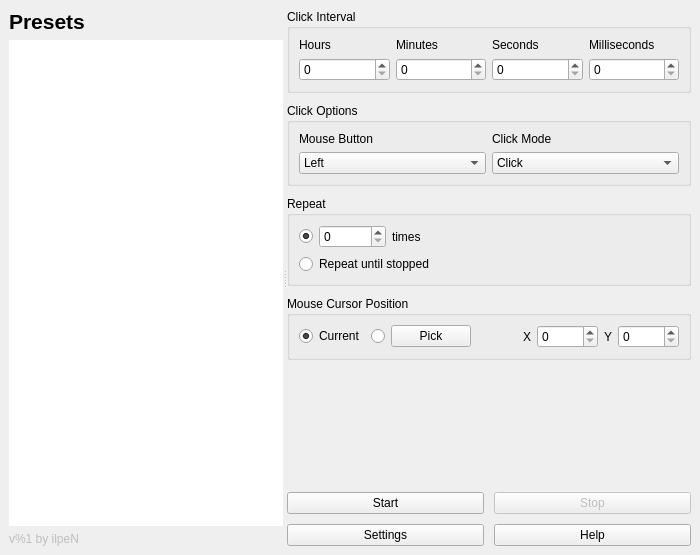
<?xml version="1.0" encoding="UTF-8"?>
<ui version="4.0">
 <class>MainWindow</class>
 <widget class="QMainWindow" name="MainWindow">
  <property name="geometry">
   <rect>
    <x>0</x>
    <y>0</y>
    <width>700</width>
    <height>555</height>
   </rect>
  </property>
  <property name="windowTitle">
   <string>Simple Clicker</string>
  </property>
  <property name="windowIcon">
   <iconset resource="resources.qrc">
    <normaloff>:/icons/app.png</normaloff>:/icons/app.png</iconset>
  </property>
  <widget class="QWidget" name="centralwidget">
   <layout class="QVBoxLayout" name="verticalLayout">
    <item>
     <widget class="QSplitter" name="mainPanel">
      <property name="orientation">
       <enum>Qt::Orientation::Horizontal</enum>
      </property>
      <property name="childrenCollapsible">
       <bool>false</bool>
      </property>

      <!-- LEFT PANEL -->
      <widget class="QWidget" name="leftPanelWidget" native="true">
       <property name="minimumSize">
        <size>
         <width>160</width>
         <height>0</height>
        </size>
       </property>
       <layout class="QVBoxLayout" name="leftPanel" stretch="0,0,0">
        <property name="sizeConstraint">
         <enum>QLayout::SizeConstraint::SetDefaultConstraint</enum>
        </property>
        <item>
         <layout class="QHBoxLayout" name="horizontalLayout">
          <item>
           <widget class="QLabel" name="presetsLabel">
            <property name="font">
             <font>
              <pointsize>16</pointsize>
              <bold>true</bold>
             </font>
            </property>
            <property name="text">
             <string>Presets</string>
            </property>
           </widget>
          </item>
          <item>
           <widget class="QPushButton" name="addPresetBtn">
            <property name="sizePolicy">
             <sizepolicy hsizetype="Minimum" vsizetype="Fixed">
              <horstretch>0</horstretch>
              <verstretch>0</verstretch>
             </sizepolicy>
            </property>
            <property name="maximumSize">
             <size>
              <width>32</width>
              <height>32</height>
             </size>
            </property>
            <property name="toolTip">
             <string>Create a new preset</string>
            </property>
            <property name="text">
             <string/>
            </property>
            <property name="icon">
             <iconset resource="resources.qrc">
              <normaloff>:/icons/add.svg</normaloff>:/icons/add.svg</iconset>
            </property>
            <property name="iconSize">
             <size>
              <width>22</width>
              <height>22</height>
             </size>
            </property>
            <property name="flat">
             <bool>true</bool>
            </property>
           </widget>
          </item>
         </layout>
        </item>
        <item>
         <widget class="QListWidget" name="presetsList">
          <property name="sizePolicy">
           <sizepolicy hsizetype="Expanding" vsizetype="Expanding">
            <horstretch>0</horstretch>
            <verstretch>0</verstretch>
           </sizepolicy>
          </property>
          <property name="frameShape">
           <enum>QFrame::Shape::NoFrame</enum>
          </property>
          <property name="selectionMode">
           <enum>QAbstractItemView::SelectionMode::NoSelection</enum>
          </property>
          <property name="spacing">
           <number>2</number>
          </property>
         </widget>
        </item>
        <item>
         <widget class="QLabel" name="infoLabel">
          <property name="enabled">
           <bool>false</bool>
          </property>
          <property name="text">
           <string>v%1 by ilpeN</string>
          </property>
         </widget>
        </item>
       </layout>
      </widget>

      <!-- RIGHT PANEL -->
      <widget class="QWidget" name="rightPanelWidget" native="true">
       <property name="minimumSize">
        <size>
         <width>320</width>
         <height>0</height>
        </size>
       </property>
       <layout class="QVBoxLayout" name="rightPanel">
        <property name="spacing">
         <number>10</number>
        </property>

        <!-- Click interval group -->
        <item>
         <widget class="QGroupBox" name="clickIntervalBox">
          <property name="title">
           <string>Click Interval</string>
          </property>
          <layout class="QHBoxLayout" name="clickIntervalHLayout">
           <item>
            <layout class="QVBoxLayout" name="hoursPanel">
             <item>
              <widget class="QLabel" name="hoursLabel">
               <property name="text">
                <string>Hours</string>
               </property>
              </widget>
             </item>
             <item>
              <widget class="QSpinBox" name="hoursEdit">
               <property name="maximum">
                <number>60</number>
               </property>
              </widget>
             </item>
            </layout>
           </item>
           <item>
            <layout class="QVBoxLayout" name="minutesPanel">
             <item>
              <widget class="QLabel" name="minutesLabel">
               <property name="text">
                <string>Minutes</string>
               </property>
              </widget>
             </item>
             <item>
              <widget class="QSpinBox" name="minutesEdit">
               <property name="maximum">
                <number>59</number>
               </property>
              </widget>
             </item>
            </layout>
           </item>
           <item>
            <layout class="QVBoxLayout" name="secondsPanel">
             <item>
              <widget class="QLabel" name="secondsLabel">
               <property name="text">
                <string>Seconds</string>
               </property>
              </widget>
             </item>
             <item>
              <widget class="QSpinBox" name="secondsEdit">
               <property name="maximum">
                <number>59</number>
               </property>
              </widget>
             </item>
            </layout>
           </item>
           <item>
            <layout class="QVBoxLayout" name="millisPanel">
             <item>
              <widget class="QLabel" name="millisLabel">
               <property name="text">
                <string>Milliseconds</string>
               </property>
              </widget>
             </item>
             <item>
              <widget class="QSpinBox" name="millisEdit">
               <property name="maximum">
                <number>999</number>
               </property>
              </widget>
             </item>
            </layout>
           </item>
          </layout>
         </widget>
        </item>

        <!-- Click Options group -->
        <item>
         <widget class="QGroupBox" name="clickOptionsBox">
          <property name="title">
           <string>Click Options</string>
          </property>
          <layout class="QHBoxLayout" name="clickOptionsLayout" stretch="1,1">

            <!-- Mouse button -->
           <item>
            <layout class="QVBoxLayout" name="mouseBtnPanel">
             <item>
              <widget class="QLabel" name="mouseBtnLabel">
               <property name="text">
                <string>Mouse Button</string>
               </property>
              </widget>
             </item>
             <item>
              <widget class="QComboBox" name="mouseBtnCombo">
               <item>
                <property name="text">
                 <string>Left</string>
                </property>
               </item>
               <item>
                <property name="text">
                 <string>Right</string>
                </property>
               </item>
               <item>
                <property name="text">
                 <string>Middle</string>
                </property>
               </item>
              </widget>
             </item>
            </layout>
           </item>

           <!-- Click mode -->
           <item>
            <layout class="QVBoxLayout" name="clickModePanel">
             <item>
              <widget class="QLabel" name="clickModeLabel">
               <property name="text">
                <string>Click Mode</string>
               </property>
              </widget>
             </item>
             <item>
              <widget class="QComboBox" name="clickModeCombo">
               <item>
                <property name="text">
                 <string>Click</string>
                </property>
               </item>
               <item>
                <property name="text">
                 <string>Hold</string>
                </property>
               </item>
              </widget>
             </item>
            </layout>
           </item>

          </layout>
         </widget>
        </item>

        <!-- Repeat group -->
        <item>
         <widget class="QGroupBox" name="repeatBox">
          <property name="title">
           <string>Repeat</string>
          </property>
          <layout class="QVBoxLayout" name="repeatPanel">
           <item>
            <layout class="QHBoxLayout" name="repeatCountLayout">
             <item>
              <widget class="QRadioButton" name="repeatCountRadio">
               <property name="text">
                <string/>
               </property>
               <property name="checked">
                <bool>true</bool>
               </property>
              </widget>
             </item>
             <item>
              <widget class="QSpinBox" name="repeatEdit">
               <property name="maximum">
                <number>1000000000</number>
               </property>
              </widget>
             </item>
             <item>
              <widget class="QLabel" name="repeatTimesLabel">
               <property name="text">
                <string>times</string>
               </property>
              </widget>
             </item>
             <item>
              <spacer name="repeatCountSpacer">
               <property name="orientation">
                <enum>Qt::Orientation::Horizontal</enum>
               </property>
               <property name="sizeHint" stdset="0">
                <size>
                 <width>40</width>
                 <height>20</height>
                </size>
               </property>
              </spacer>
             </item>
            </layout>
           </item>
           <item>
            <widget class="QRadioButton" name="repeatUntilStoppedRadio">
             <property name="text">
              <string>Repeat until stopped</string>
             </property>
            </widget>
           </item>
          </layout>
         </widget>
        </item>

        <!-- Mouse cursor position group -->
        <item>
         <widget class="QGroupBox" name="positionBox">
          <property name="title">
           <string>Mouse Cursor Position</string>
          </property>
          <layout class="QHBoxLayout" name="positionHLayout">
           <item>
            <widget class="QRadioButton" name="currentLocationRadio">
             <property name="text">
              <string>Current</string>
             </property>
             <property name="checked">
              <bool>true</bool>
             </property>
            </widget>
           </item>
           <item>
            <widget class="QRadioButton" name="pickLocationRadio">
             <property name="text">
              <string/>
             </property>
            </widget>
           </item>
           <item>
            <widget class="QPushButton" name="pickLocationButton">
             <property name="text">
              <string>Pick</string>
             </property>
            </widget>
           </item>
           <item>
            <spacer name="positionSpacer">
             <property name="orientation">
              <enum>Qt::Orientation::Horizontal</enum>
             </property>
             <property name="sizeHint" stdset="0">
              <size>
               <width>20</width>
               <height>20</height>
              </size>
             </property>
            </spacer>
           </item>
           <item>
            <widget class="QLabel" name="xLabel">
             <property name="text">
              <string>X</string>
             </property>
            </widget>
           </item>
           <item>
            <widget class="QSpinBox" name="xEdit">
             <property name="maximum">
              <number>10000</number>
             </property>
            </widget>
           </item>
           <item>
            <widget class="QLabel" name="yLabel">
             <property name="text">
              <string>Y</string>
             </property>
            </widget>
           </item>
           <item>
            <widget class="QSpinBox" name="yEdit">
             <property name="maximum">
              <number>10000</number>
             </property>
            </widget>
           </item>
          </layout>
         </widget>
        </item>

        <!-- Spacer -->
        <item>
         <spacer name="verticalSpacer">
          <property name="orientation">
           <enum>Qt::Orientation::Vertical</enum>
          </property>
          <property name="sizeHint" stdset="0">
           <size>
            <width>20</width>
            <height>20</height>
           </size>
          </property>
         </spacer>
        </item>

        <!-- Buttons -->
        <item>
         <layout class="QVBoxLayout" name="controlPanel">
          <item>
           <layout class="QHBoxLayout" name="startStopLayout">
            <item>
             <widget class="QPushButton" name="startButton">
              <property name="text">
               <string>Start</string>
              </property>
             </widget>
            </item>
            <item>
             <widget class="QPushButton" name="stopButton">
              <property name="enabled">
               <bool>false</bool>
              </property>
              <property name="text">
               <string>Stop</string>
              </property>
             </widget>
            </item>
           </layout>
          </item>
          <item>
           <layout class="QHBoxLayout" name="settingsHelpLayout">
            <item>
             <widget class="QPushButton" name="settingsBtn">
              <property name="text">
               <string>Settings</string>
              </property>
             </widget>
            </item>
            <item>
             <widget class="QPushButton" name="helpBtn">
              <property name="text">
               <string>Help</string>
              </property>
             </widget>
            </item>
           </layout>
          </item>
         </layout>
        </item>
       </layout>
      </widget>
     </widget>
    </item>
   </layout>
  </widget>
 </widget>
 <resources>
  <include location="resources.qrc"/>
 </resources>
 <connections/>
</ui>
